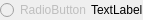
<?xml version="1.0" encoding="UTF-8"?>
<ui version="4.0">
 <class>IoIndicator</class>
 <widget class="QWidget" name="IoIndicator">
  <property name="geometry">
   <rect>
    <x>0</x>
    <y>0</y>
    <width>143</width>
    <height>16</height>
   </rect>
  </property>
  <property name="sizePolicy">
   <sizepolicy hsizetype="Fixed" vsizetype="Preferred">
    <horstretch>0</horstretch>
    <verstretch>0</verstretch>
   </sizepolicy>
  </property>
  <property name="contextMenuPolicy">
   <enum>Qt::CustomContextMenu</enum>
  </property>
  <property name="windowTitle">
   <string>Form</string>
  </property>
  <layout class="QHBoxLayout" name="horizontalLayout">
   <property name="spacing">
    <number>0</number>
   </property>
   <property name="leftMargin">
    <number>0</number>
   </property>
   <property name="topMargin">
    <number>0</number>
   </property>
   <property name="rightMargin">
    <number>0</number>
   </property>
   <property name="bottomMargin">
    <number>0</number>
   </property>
   <item>
    <widget class="QRadioButton" name="radioButton">
     <property name="enabled">
      <bool>false</bool>
     </property>
     <property name="sizePolicy">
      <sizepolicy hsizetype="Fixed" vsizetype="Fixed">
       <horstretch>0</horstretch>
       <verstretch>0</verstretch>
      </sizepolicy>
     </property>
     <property name="minimumSize">
      <size>
       <width>89</width>
       <height>0</height>
      </size>
     </property>
     <property name="contextMenuPolicy">
      <enum>Qt::DefaultContextMenu</enum>
     </property>
     <property name="text">
      <string>RadioButton</string>
     </property>
    </widget>
   </item>
   <item>
    <widget class="QLabel" name="label">
     <property name="contextMenuPolicy">
      <enum>Qt::DefaultContextMenu</enum>
     </property>
     <property name="text">
      <string>TextLabel</string>
     </property>
    </widget>
   </item>
  </layout>
 </widget>
 <resources/>
 <connections/>
</ui>
